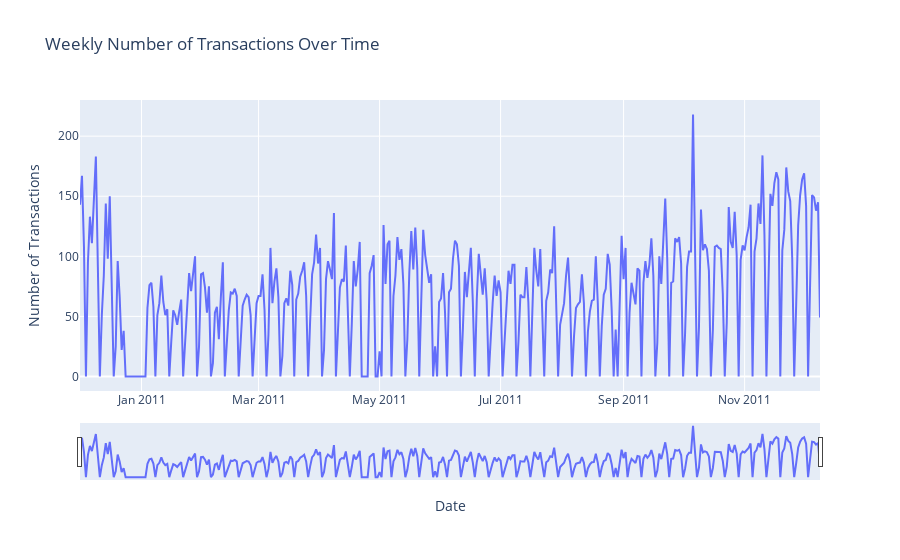

Write notebook code for a chart like this one.
### Code cell
df['InvoiceDate'] = pd.to_datetime(df['InvoiceDate'], errors='coerce')

weekly_transactions = (
    df.resample('W', on='InvoiceDate')['InvoiceNo']
      .count()
      .reset_index()
)
weekly_transactions.columns = ['Week', 'NumTransactions']

fig = px.line(
    daily_transactions,
    x='Date',
    y='UniqueTransactions',
    title='Weekly Number of Transactions Over Time',
    labels={'UniqueTransactions': 'Number of Transactions'}
)
fig.update_xaxes(rangeslider_visible=True)  # Optional: adds an interactive range slider
fig.show()

### Figure 1 — Plotly figure (JSON) as saved in the notebook; plotly's stock layout.template omitted (floating-point values rounded to 4 significant figures; data arrays with more than 128 entries replaced by an {"elided": "..."} marker saying what was removed)
{"data": [{"hovertemplate": "Date=%{x}<br>Number of Transactions=%{y}<extra></extra>", "legendgroup": "", "line": {"color": "#636efa", "dash": "solid"}, "marker": {"symbol": "circle"}, "mode": "lines", "name": "", "orientation": "v", "showlegend": false, "type": "scatter", "x": {"elided": "374 str values"}, "xaxis": "x", "y": {"elided": "374 int values"}, "yaxis": "y"}], "layout": {"legend": {"tracegroupgap": 0}, "title": {"text": "Weekly Number of Transactions Over Time"}, "xaxis": {"anchor": "y", "domain": [0, 1], "rangeslider": {"visible": true}, "title": {"text": "Date"}}, "yaxis": {"anchor": "x", "domain": [0, 1], "title": {"text": "Number of Transactions"}}}}
